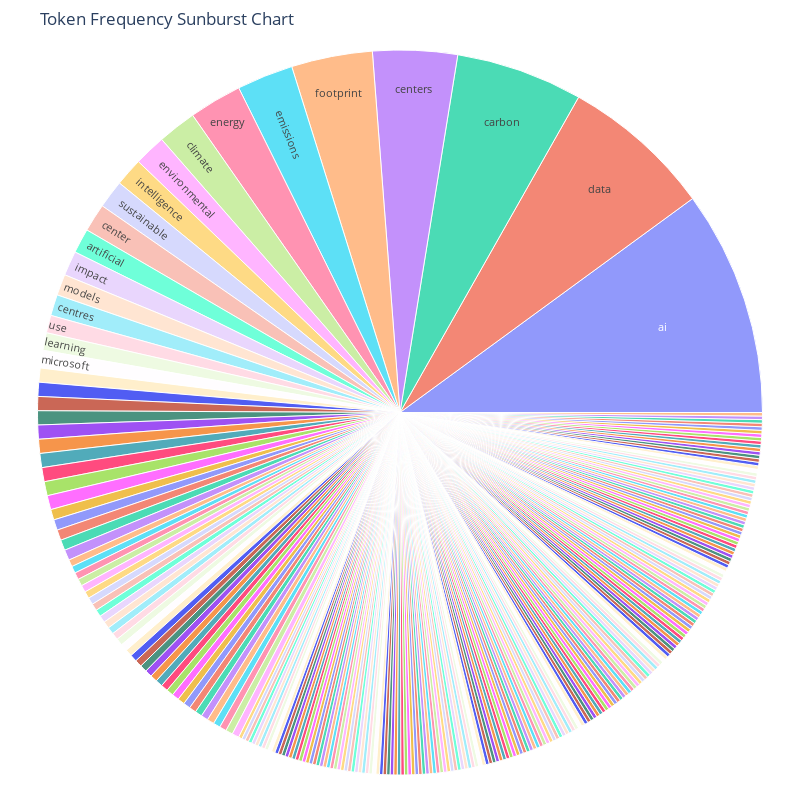

This figure's notebook cell:
### Code cell
# Prepare data for sunburst chart
sunburst_data = {
    'tokens': freq_df.index,
    'freq': freq_df['freq']
}

sunburst_df = pd.DataFrame(sunburst_data)

# Generate the sunburst chart with improved visuals
fig = px.sunburst(
    sunburst_df,
    names='tokens',
    parents=[''] * len(sunburst_df),  # No hierarchical relationship
    values='freq',
    title='Token Frequency Sunburst Chart',
    width=800,  # Set the width of the chart
    height=800,  # Set the height of the chart
)

# Show the plot
fig.update_layout(
    margin=dict(t=50, l=25, r=25, b=25),
    uniformtext=dict(minsize=10, mode='hide')
)

fig.show()

### Figure 1 — Plotly figure (JSON) as saved in the notebook; plotly's stock layout.template omitted (floating-point values rounded to 4 significant figures; data arrays with more than 128 entries replaced by an {"elided": "..."} marker saying what was removed)
{"data": [{"domain": {"x": [0, 1], "y": [0, 1]}, "hovertemplate": "tokens=%{label}<br>freq=%{value}<br>parent=%{parent}<extra></extra>", "labels": {"elided": "275 str values"}, "name": "", "parents": {"elided": "275 str values"}, "type": "sunburst", "values": {"elided": "275 int values"}}], "layout": {"height": 800, "legend": {"tracegroupgap": 0}, "margin": {"b": 25, "l": 25, "r": 25, "t": 50}, "title": {"text": "Token Frequency Sunburst Chart"}, "uniformtext": {"minsize": 10, "mode": "hide"}, "width": 800}}
